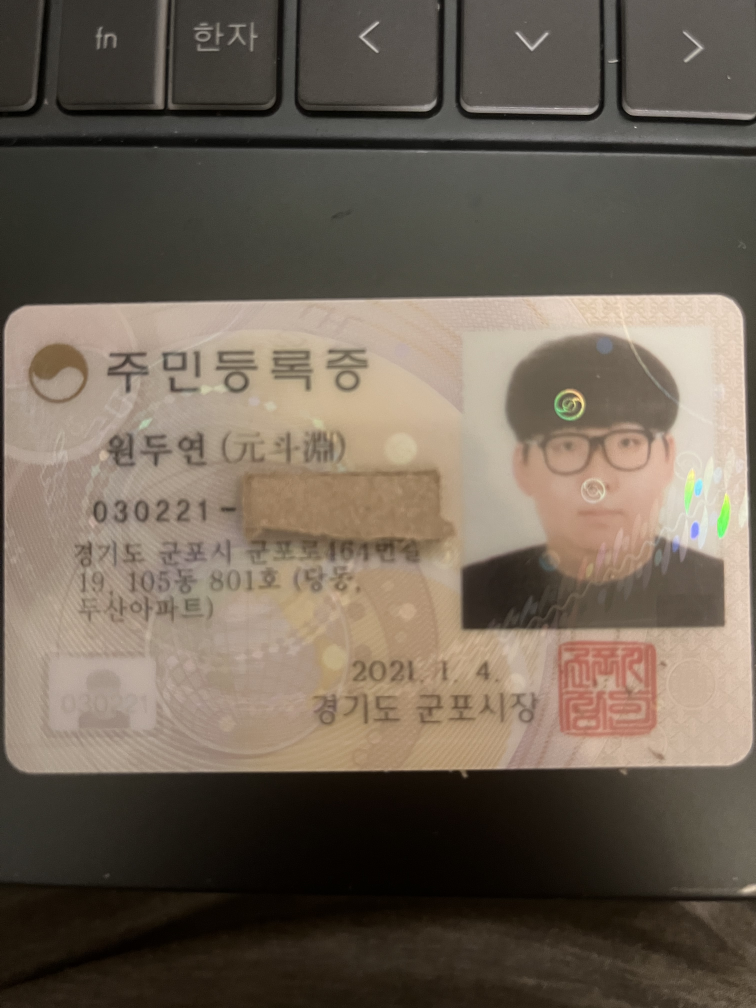
#> input picture image1.jpeg, 3024 x 4032 px, found by its file name (shown at 1/4 size)
$ python picture_resize.py
#> lines starting #> are read from the running program, lines starting #| are printed output that depends on the picture
import cv2

image_locatiom = ['/home/dy/opencv_study_project/image1.jpeg']

image = cv2.imread(image_locatiom[0])
#> image is the input picture: shape (4032, 3024, 3); mean B, G, R 85.5, 98.4, 109.7

resize_img = cv2.resize(image, None, fx=0.4, fy=0.4, interpolation=cv2.INTER_AREA)
resize_img = resize_img[300:,:]
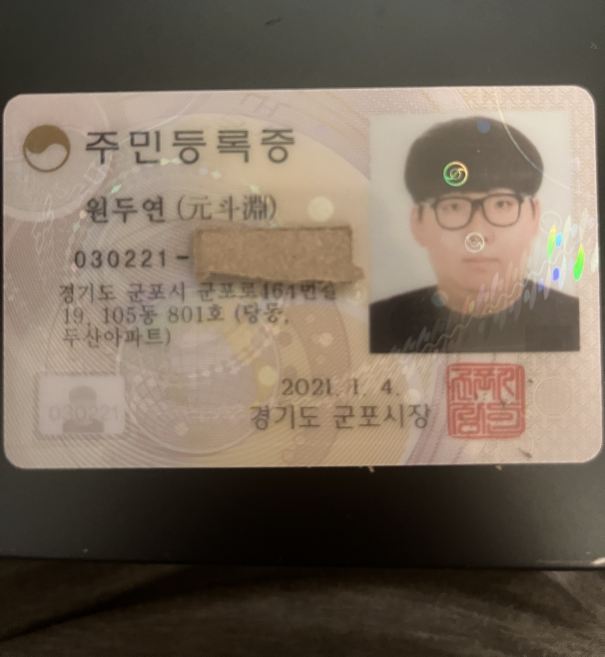
#> resize_img: shape (1313, 1210, 3) (shown at 1/2 size); mean B, G, R 89.9, 104.6, 118
# cv2.imshow('resize_image', resize_img)
# cv2.waitKey(0)
# cv2.destroyAllWindows()
cv2.imwrite('resize_image1.jpeg', resize_img)
